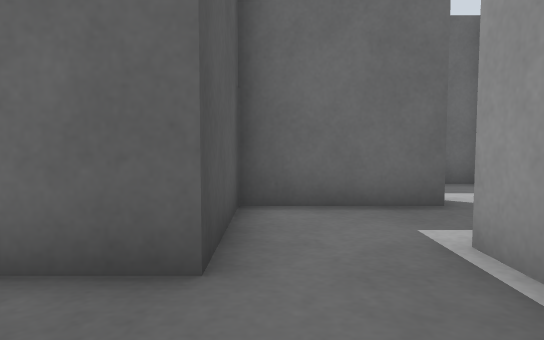
View 1 (above)

12 first-person views from a walk through a Gazebo world. The camera is 0.5 m above the floor, tilts 4° down and sees 70° across. The floor is counted in squares, 0.5 m on a side. Each view is taken from the middle of a square. On the plan, view 1 faces up. The plan holds only what a view shows up to about 13 squares ahead; the rest is blank. The place goes on beyond the plan.

View 2
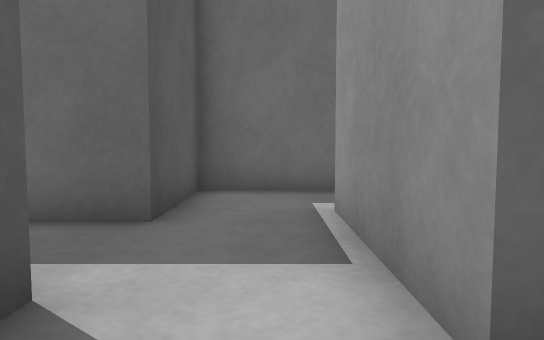

View 3
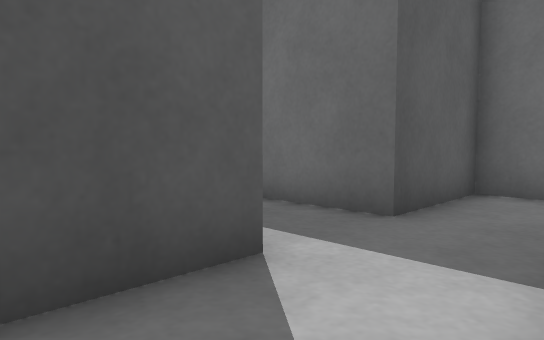

View 4
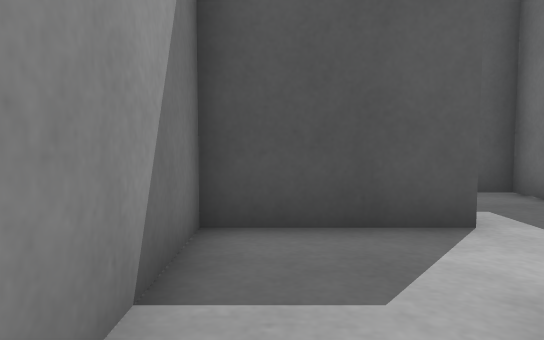

View 5
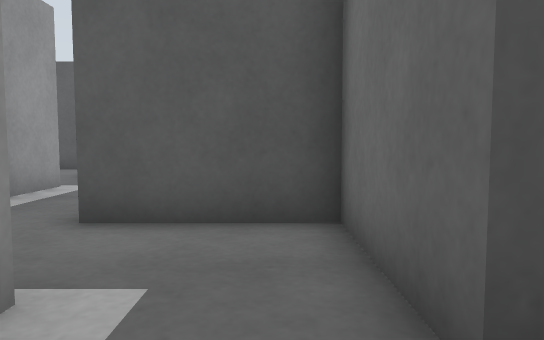

View 6
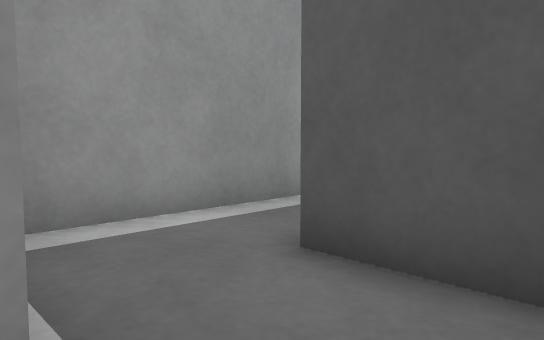

View 7
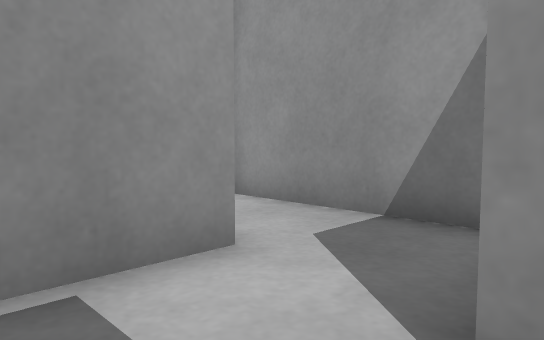

View 8
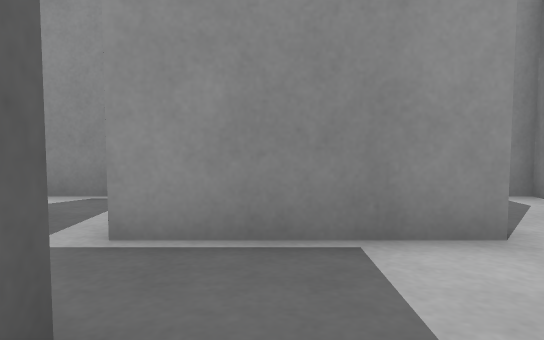

View 9
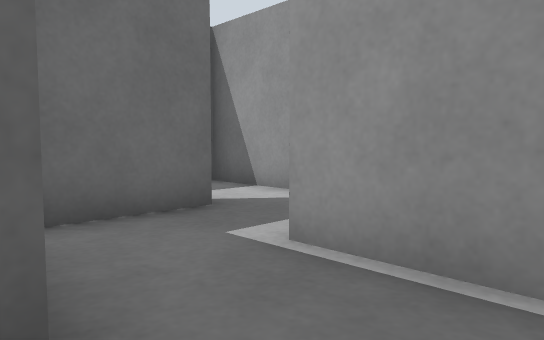

View 10
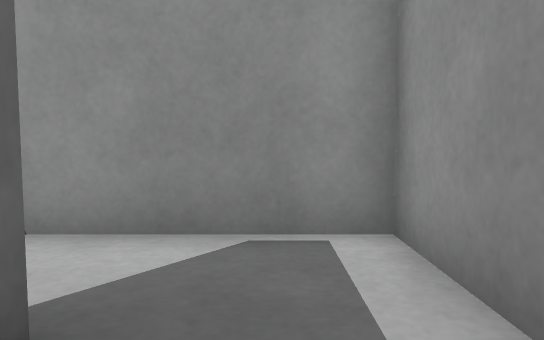

View 11
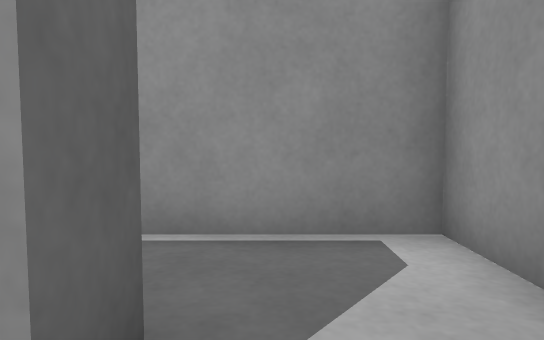

View 12
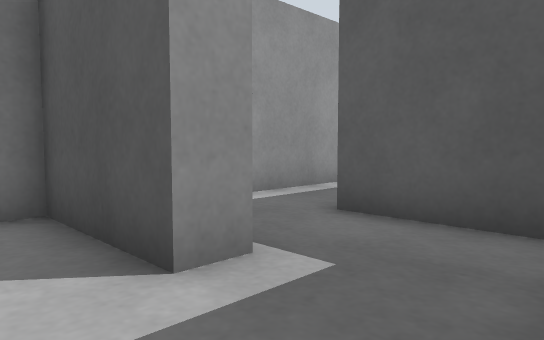

### Floor plan
Points are (right, up) in squares from view 1. A wall is a line through its corners. A room is listed if a view was taken in it or the views show most of it. See-through windows are left out.
Room 1 (views 1, 2, 11)
walls: (-0.5, 0.4) (-0.5, -2.9) (1.5, -2.9); (1.9, -0.4) (1.9, 0.6)
ways out: opening at (2.5, -1.5) to room 2; opening at (0.5, 0) to room 3
Room 2 (views 3, 4)
walls: (1.5, -2.9) (5.2, -2.9) (5.2, 0.5)
low walls: (2.8, -0.4) (1.9, -0.4)
ways out: opening at (2.5, -1.5) to room 1
Room 3 (views 5, 6, 7, 9, 12)
walls: (1.9, 0.6) (1.9, 3.7); (-0.5, 4.6) (-0.5, 2.9) (-1.4, 2.9)
low walls: (-1.4, 0.4) (-0.5, 0.4)
ways out: opening at (0.5, 0) to room 1; opening at (-1, 1.5) to room 4; opening at (0.5, 3.5) to room 5
Room 4 (view 8)
walls: (-1.4, 2.9) (-3.8, 2.9) (-3.8, 0.5)
ways out: opening at (-1, 1.5) to room 3; opening at (-2.5, 0)
Room 5 (view 10)
walls: (1.5, 6.1) (-0.5, 6.1) (-0.5, 4.6)
ways out: opening at (0.5, 3.5) to room 3; opening at (2.5, 5) to room 6
Room 6 (no view inside)
walls: (2.7, 6.1) (1.5, 6.1); (2.8, 3.7) (5.2, 3.7) (5.2, 7.4)
ways out: opening at (2.5, 5) to room 5; opening at (4, 6.5)

Positions as (right, up) in squares from view 1, and headings:
1: (0, 0), facing up
2: (1, -2), facing up
3: (2, -2), facing up-left
4: (4, -2), facing left
5: (1, 2), facing left
6: (-1, 2), facing down-left
7: (-1, 2), facing down-right
8: (-2, 2), facing right
9: (-1, 1), facing up-right
10: (1, 5), facing right
11: (1, -1), facing right
12: (1, 3), facing down-left
